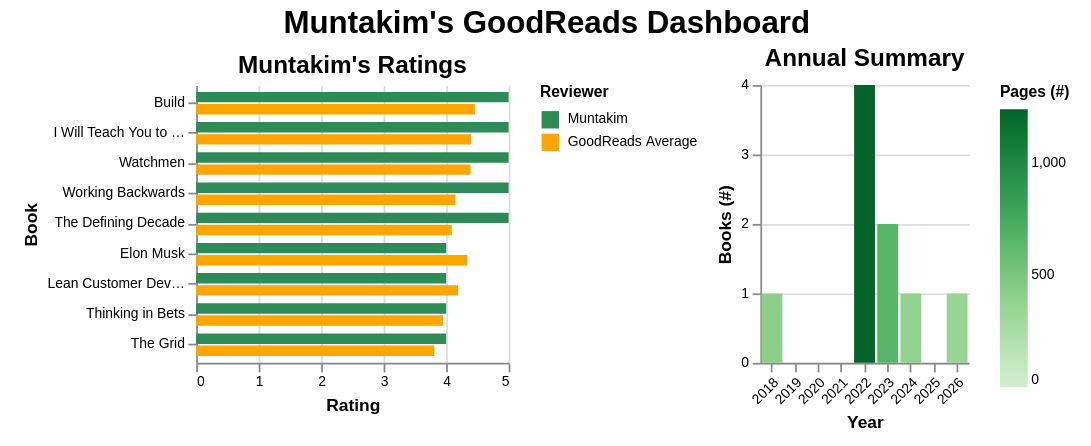

Vega-Lite specification for this chart:
### Vega-Lite specification from a JSON file in a GitHub repository (floating-point values rounded to 4 significant figures)
{"config": {"view": {"continuousWidth": 300, "continuousHeight": 300, "strokeOpacity": 0, "strokeWidth": 1.5}, "axis": {"labelFontSize": 8, "titleFontSize": 10}, "legend": {"labelFontSize": 8, "orient": "right", "titleFontSize": 9}}, "hconcat": [{"data": {"name": "data-33b56759e0533136bd43eaec95bef874"}, "mark": {"type": "bar", "size": 6}, "encoding": {"color": {"field": "Reviewer", "legend": {"symbolType": "square", "title": "Reviewer"}, "scale": {"domain": ["Muntakim", "GoodReads Average"], "range": ["seagreen", "orange"]}, "type": "nominal"}, "tooltip": [{"field": "Title", "title": "Title", "type": "nominal"}, {"field": "Authors", "title": "Author(s)", "type": "nominal"}, {"field": "Year", "title": "Year Read", "type": "quantitative"}, {"field": "Reviewer", "title": "Reviewer", "type": "nominal"}, {"field": "Rating", "title": "Rating", "type": "quantitative"}], "x": {"field": "Rating", "scale": {"domain": [0, 5]}, "title": "Rating", "type": "quantitative"}, "y": {"axis": {"labelLimit": 80}, "field": "SummarizedTitle", "sort": {"field": "Rating", "order": "descending"}, "title": "Book", "type": "nominal"}, "yOffset": {"field": "Reviewer", "type": "nominal"}}, "height": 160, "title": {"text": "Muntakim's Ratings", "fontSize": 14}, "width": 180}, {"data": {"name": "data-21e8d2b109d40523084ba30a6234d567"}, "mark": {"type": "bar"}, "encoding": {"color": {"field": "Pages", "legend": {"title": "Pages (#)"}, "scale": {"scheme": "greens"}, "title": "Pages (#)", "type": "quantitative"}, "tooltip": [{"field": "Year", "title": "Year", "type": "ordinal"}, {"field": "Books", "title": "Books (#)", "type": "quantitative"}, {"field": "Pages", "title": "Pages (#)", "type": "quantitative"}], "x": {"axis": {"labelAngle": -45}, "field": "Year", "title": "Year", "type": "nominal"}, "y": {"field": "Books", "title": "Books (#)", "type": "quantitative"}}, "height": 160, "title": {"text": "Annual Summary", "fontSize": 14}, "width": 120}], "padding": {"left": 12, "right": 12, "top": 5, "bottom": 8}, "spacing": 10, "title": {"text": "Muntakim's GoodReads Dashboard", "anchor": "middle", "fontSize": 18}, "$schema": "https://vega.github.io/schema/vega-lite/v5.20.1.json", "datasets": {"data-33b56759e0533136bd43eaec95bef874": [{"SummarizedTitle": "I Will Teach You to Be Rich", "Title": "I Will Teach You to Be Rich: No Guilt. No Excuses. No B.S. Just a 6-Week Program That Works.", "Authors": "Ramit Sethi", "Year": 2026, "Reviewer": "Muntakim", "Rating": 5.0}, {"SummarizedTitle": "The Grid", "Title": "The Grid: The Fraying Wires Between Americans and Our Energy Future", "Authors": "Gretchen Bakke", "Year": 2024, "Reviewer": "Muntakim", "Rating": 4.0}, {"SummarizedTitle": "Working Backwards", "Title": "Working Backwards: Insights, Stories, and Secrets from Inside Amazon", "Authors": "Colin Bryar", "Year": 2022, "Reviewer": "Muntakim", "Rating": 5.0}, {"SummarizedTitle": "Watchmen", "Title": "Watchmen", "Authors": "Alan Moore", "Year": 2018, "Reviewer": "Muntakim", "Rating": 5.0}, {"SummarizedTitle": "Elon Musk", "Title": "Elon Musk: Tesla, SpaceX, and the Quest for a Fantastic Future", "Authors": "Ashlee Vance", "Year": 2023, "Reviewer": "Muntakim", "Rating": 4.0}, {"SummarizedTitle": "Lean Customer Development", "Title": "Lean Customer Development: Building Products Your Customers Will Buy", "Authors": "Cindy Alvarez", "Year": 2022, "Reviewer": "Muntakim", "Rating": 4.0}, {"SummarizedTitle": "The Defining Decade", "Title": "The Defining Decade: Why Your Twenties Matter—And How to Make the Most of Them Now", "Authors": "Meg Jay", "Year": 2023, "Reviewer": "Muntakim", "Rating": 5.0}, {"SummarizedTitle": "Build", "Title": "Build: An Unorthodox Guide to Making Things Worth Making – An NYT Bestselling Entrepreneurship and Product Design Manual", "Authors": "Tony Fadell", "Year": 2022, "Reviewer": "Muntakim", "Rating": 5.0}, {"SummarizedTitle": "Thinking in Bets", "Title": "Thinking in Bets: Making Smarter Decisions When You Don't Have All the Facts", "Authors": "Annie Duke", "Year": 2022, "Reviewer": "Muntakim", "Rating": 4.0}, {"SummarizedTitle": "I Will Teach You to Be Rich", "Title": "I Will Teach You to Be Rich: No Guilt. No Excuses. No B.S. Just a 6-Week Program That Works.", "Authors": "Ramit Sethi", "Year": 2026, "Reviewer": "GoodReads Average", "Rating": 4.4}, {"SummarizedTitle": "The Grid", "Title": "The Grid: The Fraying Wires Between Americans and Our Energy Future", "Authors": "Gretchen Bakke", "Year": 2024, "Reviewer": "GoodReads Average", "Rating": 3.81}, {"SummarizedTitle": "Working Backwards", "Title": "Working Backwards: Insights, Stories, and Secrets from Inside Amazon", "Authors": "Colin Bryar", "Year": 2022, "Reviewer": "GoodReads Average", "Rating": 4.15}, {"SummarizedTitle": "Watchmen", "Title": "Watchmen", "Authors": "Alan Moore", "Year": 2018, "Reviewer": "GoodReads Average", "Rating": 4.39}, {"SummarizedTitle": "Elon Musk", "Title": "Elon Musk: Tesla, SpaceX, and the Quest for a Fantastic Future", "Authors": "Ashlee Vance", "Year": 2023, "Reviewer": "GoodReads Average", "Rating": 4.34}, {"SummarizedTitle": "Lean Customer Development", "Title": "Lean Customer Development: Building Products Your Customers Will Buy", "Authors": "Cindy Alvarez", "Year": 2022, "Reviewer": "GoodReads Average", "Rating": 4.19}, {"SummarizedTitle": "The Defining Decade", "Title": "The Defining Decade: Why Your Twenties Matter—And How to Make the Most of Them Now", "Authors": "Meg Jay", "Year": 2023, "Reviewer": "GoodReads Average", "Rating": 4.09}, {"SummarizedTitle": "Build", "Title": "Build: An Unorthodox Guide to Making Things Worth Making – An NYT Bestselling Entrepreneurship and Product Design Manual", "Authors": "Tony Fadell", "Year": 2022, "Reviewer": "GoodReads Average", "Rating": 4.46}, {"SummarizedTitle": "Thinking in Bets", "Title": "Thinking in Bets: Making Smarter Decisions When You Don't Have All the Facts", "Authors": "Annie Duke", "Year": 2022, "Reviewer": "GoodReads Average", "Rating": 3.95}], "data-21e8d2b109d40523084ba30a6234d567": [{"Year": 2018, "Books": 1, "Pages": 416}, {"Year": 2019, "Books": 0, "Pages": 0}, {"Year": 2020, "Books": 0, "Pages": 0}, {"Year": 2021, "Books": 0, "Pages": 0}, {"Year": 2022, "Books": 4, "Pages": 1242}, {"Year": 2023, "Books": 2, "Pages": 665}, {"Year": 2024, "Books": 1, "Pages": 384}, {"Year": 2025, "Books": 0, "Pages": 0}, {"Year": 2026, "Books": 1, "Pages": 353}]}, "background": null}
